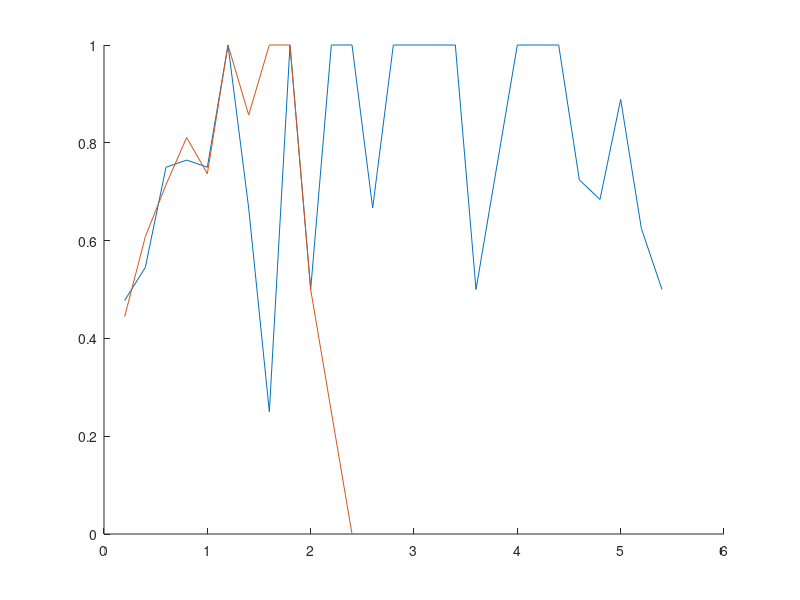

This figure's MATLAB source: (Note: this script raises an error after producing the figure.)
correct = load('H_.1/correct.mat');
correct = correct.correct;

time_elapsed = load('H_.1/time_elapsed.mat');
time_elapsed = time_elapsed.time_elapsed;

BINS = 5;

%round up to closest 

time_elapsed_round = ceil(time_elapsed * BINS) / BINS;
X_1 = unique(time_elapsed_round);
Y_1_count = zeros(2,size(X_1,2));

for i=1:size(correct, 2)
    
    ind = find(X_1==time_elapsed_round(i));
    Y_1_count(1,ind) = Y_1_count(1,ind) + correct(i);
    Y_1_count(2,ind) = Y_1_count(2,ind) + 1;
    
end

for i=1:size(Y_1_count,2)
   Y_1(1,i) = Y_1_count(1,i) / Y_1_count(2,i);
    
end

%compute standard deviation
err_1 = zeros(1,size(Y_1_count,2));
for i=1:size(Y_1_count,2)
    err_1(i) = std(repelem([0 1],[Y_1_count(1,i) (Y_1_count(2,i) - Y_1_count(1,i))]));
end

correct = load('H_2/correct.mat');
correct = correct.correct;

time_elapsed = load('H_2/time_elapsed.mat');
time_elapsed = time_elapsed.time_elapsed;

%round up to closest 

time_elapsed_round = ceil(time_elapsed * BINS) / BINS;
X_2 = unique(time_elapsed_round);
Y_2_count = zeros(2,size(X_2,2));


for i=1:size(correct, 2)
    
    ind = find(X_2==time_elapsed_round(i));
    Y_2_count(1,ind) = Y_2_count(1,ind) + correct(i);
    Y_2_count(2,ind) = Y_2_count(2,ind) + 1;
    
end

for i=1:size(Y_2_count,2)
   Y_2(1,i) = Y_2_count(1,i) / Y_2_count(2,i);
    
end

%compute standard deviation
err_2 = zeros(1,size(Y_2_count,2));
for i=1:size(Y_2_count,2)
    err_2(i) = std(repelem([0 1],[Y_2_count(1,i) (Y_2_count(2,i) - Y_2_count(1,i))]));
end

%use the x-axis of the ones with the smallest unique values
%TODO: splitting of this needs to be more autominized. It relies on X_1
%being bigger than X_2. 

% PLOTTING

%plot with error bars
% figure(1)
% hold on
% errorbar(X_2, Y_1(1,1:size(X_2,2)), err_1)
% errorbar(X_2,Y_2(1,:), err_2)
% hold off

%plot everything
figure(1)
hold on
plot(X_1, Y_1(1,:),'Color',[0 0.4470 0.7410])
plot(X_2,Y_2(1,:), 'Color', [0.8500 0.3250 0.0980])
%PLOTSSSS
figure(1)
f1 = fit(X_1', Y_1', 'exp2');
plot(f1, X_1', Y_1','b');

figure(2)
f2 = fit(X_2', Y_2', 'exp2');
plot(f2, X_2', Y_2','o');


hold off
legend('Hazard = .1','Hazard  = 2')
xlabel('Time after Changepoint (seconds)')
ylabel('P(Correct)')
xlim([min(X_1(1), X_2(1)) max(X_1(end), X_2(end))])
Y_1_count = cat(1,Y_1_count, X_1);
Y_2_count = cat(1,Y_2_count, X_2);
title('Binned to closest 200 millisecond')

% figure(2)
% plot(X_2, Y_2_count(2,:))
% ylim([0 (max(Y_2_count(2,:))+2)])
% xlim([0 1.8])
% xticks([0:.1:2])
% title('Natural Time after Changepoint for High Hazard (H = 2)')
% xlabel('Seconds after last change')
% ylabel('Number of trials')
% Y_2_count = cat(1,Y_2_count, X_2);